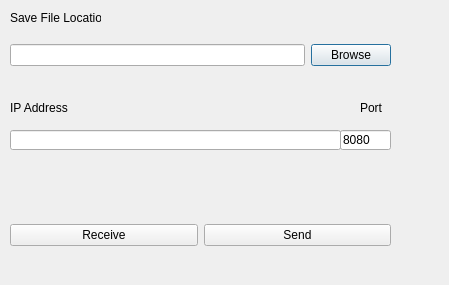
<?xml version="1.0" encoding="UTF-8"?>
<ui version="4.0">
 <class>Dialog</class>
 <widget class="QDialog" name="Dialog">
  <property name="geometry">
   <rect>
    <x>0</x>
    <y>0</y>
    <width>449</width>
    <height>285</height>
   </rect>
  </property>
  <property name="windowTitle">
   <string>GameSync</string>
  </property>
  <property name="windowIcon">
   <iconset>
    <normaloff>logo.png</normaloff>logo.png</iconset>
  </property>
  <property name="sizeGripEnabled">
   <bool>false</bool>
  </property>
  <property name="modal">
   <bool>false</bool>
  </property>
  <widget class="QWidget" name="horizontalLayoutWidget">
   <property name="geometry">
    <rect>
     <x>10</x>
     <y>30</y>
     <width>381</width>
     <height>51</height>
    </rect>
   </property>
   <layout class="QHBoxLayout" name="horizontalLayout">
    <item>
     <widget class="QLineEdit" name="lineEdit"/>
    </item>
    <item>
     <widget class="QPushButton" name="pushButton_3">
      <property name="text">
       <string>Browse</string>
      </property>
     </widget>
    </item>
   </layout>
  </widget>
  <widget class="QLabel" name="label">
   <property name="geometry">
    <rect>
     <x>10</x>
     <y>10</y>
     <width>91</width>
     <height>16</height>
    </rect>
   </property>
   <property name="text">
    <string>Save File Location</string>
   </property>
  </widget>
  <widget class="QWidget" name="horizontalLayoutWidget_2">
   <property name="geometry">
    <rect>
     <x>10</x>
     <y>190</y>
     <width>381</width>
     <height>91</height>
    </rect>
   </property>
   <layout class="QHBoxLayout" name="horizontalLayout_2">
    <item>
     <widget class="QPushButton" name="pushButton">
      <property name="text">
       <string>Receive</string>
      </property>
     </widget>
    </item>
    <item>
     <widget class="QPushButton" name="pushButton_2">
      <property name="text">
       <string>Send</string>
      </property>
     </widget>
    </item>
   </layout>
  </widget>
  <widget class="QLineEdit" name="lineEdit_2">
   <property name="geometry">
    <rect>
     <x>10</x>
     <y>130</y>
     <width>331</width>
     <height>20</height>
    </rect>
   </property>
  </widget>
  <widget class="QLabel" name="label_2">
   <property name="geometry">
    <rect>
     <x>10</x>
     <y>100</y>
     <width>71</width>
     <height>16</height>
    </rect>
   </property>
   <property name="text">
    <string>IP Address</string>
   </property>
  </widget>
  <widget class="QLineEdit" name="lineEdit_3">
   <property name="geometry">
    <rect>
     <x>340</x>
     <y>130</y>
     <width>51</width>
     <height>20</height>
    </rect>
   </property>
   <property name="text">
    <string>8080</string>
   </property>
  </widget>
  <widget class="QLabel" name="label_3">
   <property name="geometry">
    <rect>
     <x>360</x>
     <y>100</y>
     <width>71</width>
     <height>16</height>
    </rect>
   </property>
   <property name="text">
    <string>Port</string>
   </property>
  </widget>
 </widget>
 <resources/>
 <connections/>
</ui>
